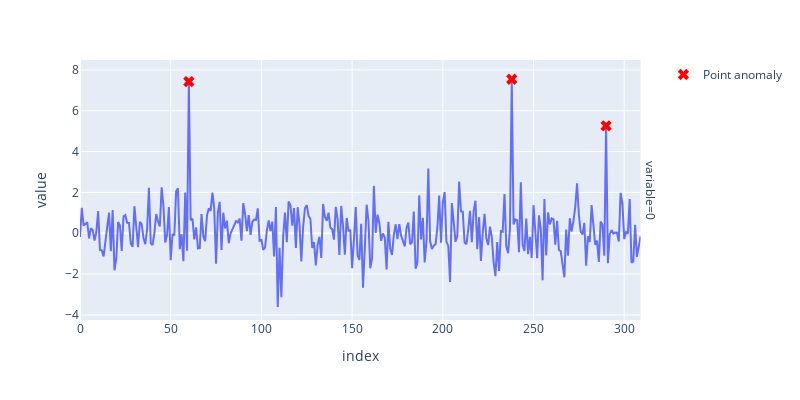

The cell this chart's notebook holds for it:
### Markdown cell above
## Point anomaly detection

### Code cell
df = generate_changing_data(n)
outliers = [60, 238, 290]
df.iloc[outliers] = np.random.uniform(4, 8, (len(outliers), df.shape[1]))
outlier_plot = plot_multivariate_time_series(df)
outlier_plot.add_scatter(
    x=outliers,
    y=df.iloc[outliers, 0],
    mode="markers",
    marker=dict(symbol="x", size=10, color="red"),
    name="Point anomaly",
).update_layout(width=base_width, height=base_height)
outlier_plot.show()

### Figure 1 — Plotly figure (JSON) as saved in the notebook; plotly's stock layout.template omitted (floating-point values rounded to 4 significant figures; data arrays with more than 128 entries replaced by an {"elided": "..."} marker saying what was removed)
{"data": [{"hovertemplate": "variable=0<br>index=%{x}<br>value=%{y}<extra></extra>", "legendgroup": "", "line": {"color": "#636efa", "dash": "solid"}, "marker": {"symbol": "circle"}, "mode": "lines", "name": "", "orientation": "v", "showlegend": false, "type": "scatter", "x": {"elided": "310 int values"}, "xaxis": "x", "y": {"elided": "310 float values"}, "yaxis": "y"}, {"marker": {"color": "red", "size": 10, "symbol": "x"}, "mode": "markers", "name": "Point anomaly", "type": "scatter", "x": [60, 238, 290], "y": [7.42, 7.54, 5.258]}], "layout": {"annotations": [{"font": {}, "showarrow": false, "text": "variable=0", "textangle": 90, "x": 0.98, "xanchor": "left", "xref": "paper", "y": 0.5, "yanchor": "middle", "yref": "paper"}], "height": 400, "legend": {"tracegroupgap": 0}, "margin": {"t": 60}, "width": 800, "xaxis": {"anchor": "y", "domain": [0, 0.98], "title": {"text": "index"}}, "yaxis": {"anchor": "x", "domain": [0, 1], "title": {"text": "value"}}}}
